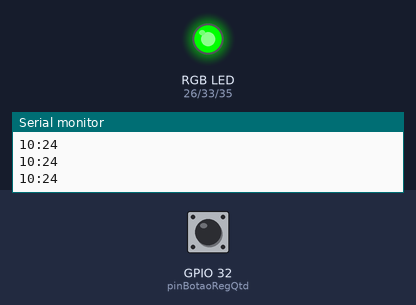
The sketch below on a simulated ESP32. Parts: an RGB LED mixed from three pins (HIGH = lit), the last lines printed to the serial monitor. Inputs (shaded band) come from the test bench; at power-on: GPIO 32 (pinBotaoRegQtd) HIGH. The local clock reads 2024-03-15 10:24:30 at power-on unless the sketch sets it.

Above: at 2.2 s.
2.3 s: GPIO 32 (pinBotaoRegQtd) pulled LOW for 0.15 s
At 3.7 s:
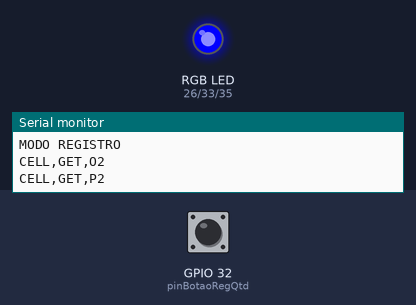
4.0 s: GPIO 32 (pinBotaoRegQtd) pulled LOW for 1 s
At 7.3 s:
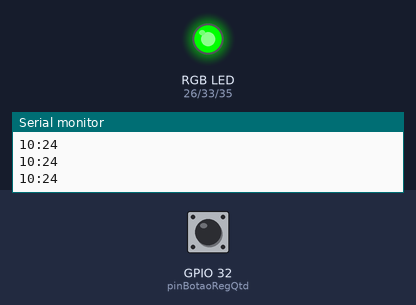
8.0 s: GPIO 32 (pinBotaoRegQtd) pulled LOW for 3.2 s
At 12.5 s:
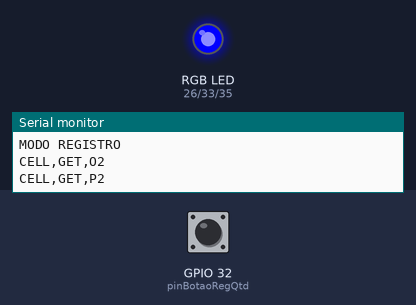
Timing chart, 0 to 14.0 s (numbered marks = the images above; inputs shaded):
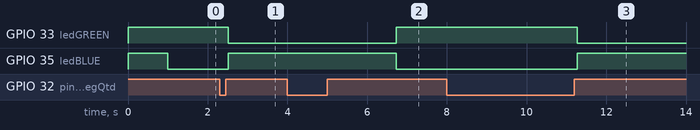

The sketch:

REMOTA_REV_1_RS232.ino
```cpp
/*
   REV. 1 ULTIMA ATUALIZACAO 10/01/2019
   PROGRAMADOR E DESENVOLVEDOR: ELIEZER MORAES SILVA
*/

// **************************************************************
// ******************* REMOTA RFID MANUTENÇÃO *******************
// **************************************************************

#include <Wire.h>
#include "RTClib.h"

#define delayScan 100
#define horaDisparoEmail 100000
#define quantidadeProdutos 110
#define ledRED 26
#define ledGREEN 33
#define ledBLUE 35
#define pinBotaoRegQtd 32

RTC_DS3231 rtc;

void atualizacaoHOSTparaREMOTA();
void registrarQuantidades();
void atualizaExcel();
void botaoRegistro();
void atualizaExcelColunaEspelho();
void setColorRGB();

String conteudo = "";
String codigoPartNumber = "";
String charPartNumber = "";
String quantity = "";
String comandoSETCelulaQuantidadeExcel = "CELL,SET,O";
String comandoSETCelulaADDExcel = "CELL,SET,P";
String comandoGETCelulaQuantidadeExcel = "CELL,GET,O";
String comandoGETCelulaADDExcel = "CELL,GET,P";
String comandoSETCelulaQuantidadeExcelEspelho = "CELL,SET,Q";
String hora = "";
String minuto = "";
String segundo = "";
String horaEmail = "";

bool modoRegistrar = true;
bool modoRegistarAnterior = true;
bool modoRegistro = true;
bool resetUpdate = false;
bool stopAtualizacao = false;
bool stopExcel = false;

int valorCorrecaoQuantidade = 0;
int posicaoRegistro = 0;
int posicaoLinhaExcel = 1;
int Reset = 0;
int dadosRecebidos = 0;
uint32_t tempoPausaEmail = 86400000; //24 horas

uint32_t delayEnvioEmail = 0;

void setup() {

  Serial.begin(38400);
  Serial1.begin(38400, SERIAL_8N1, 4, 2);   // INTERFACE DE COMUNICAÇÃO UART BLUETOOTH

  pinMode(ledRED, OUTPUT);
  pinMode(ledGREEN, OUTPUT);
  pinMode(ledBLUE, OUTPUT);
  pinMode(pinBotaoRegQtd, INPUT_PULLUP);

#ifndef ESP8266
  while (!Serial); // for Leonardo/Micro/Zero
#endif

  if (!rtc.begin()) {

    Serial.println("Couldn't find RTC");

    while (1) {

      digitalWrite(ledRED, LOW);
      digitalWrite(ledGREEN, HIGH);
      digitalWrite(ledBLUE, HIGH);
      delay(200);
      digitalWrite(ledRED, HIGH);
      digitalWrite(ledGREEN, HIGH);
      digitalWrite(ledBLUE, HIGH);
      delay(100);

    }
  }

  if (rtc.lostPower()) {
    Serial.println("RTC lost power, lets set the time!");
    // following line sets the RTC to the date & time this sketch was compiled
    rtc.adjust(DateTime(F(__DATE__), F(__TIME__)));
    // This line sets the RTC with an explicit date & time, for example to set
    // January 21, 2014 at 3am you would call:
    //rtc.adjust(DateTime(2019, 1, 17, 16, 29, 0));
  }

  digitalWrite(ledRED, LOW);
  digitalWrite(ledGREEN, HIGH);
  digitalWrite(ledBLUE, HIGH);

  delay(1000); //Espera 10 segundos para ocorrer o pareamento completo com a HOST

}

void loop() {

  DateTime now = rtc.now();

  hora = (now.hour());
  minuto = (now.minute());
  segundo = (now.second());
  horaEmail = hora + ':' + minuto; + ':' + segundo;

  Serial.println(horaEmail);

  botaoRegistro();

    if (horaEmail == "10:0") {

      Serial.println("Enviando e-mails!");

      stopExcel = false;
      dadosRecebidos = 0;

    }

    //if ((millis() - delayEnvioEmail) > tempoPausaEmail) {

    //stopExcel = false;
    //dadosRecebidos = 0;

    //}

  if (modoRegistro) {

    setColorRGB(0, 255, 0); // VERDE

    atualizacaoHOSTparaREMOTA();

  } else if (!modoRegistro) {

    setColorRGB(0, 0, 255); // BLUE

    registrarQuantidades();

  }

  delay(delayScan);

}

void atualizacaoHOSTparaREMOTA() {

  if (Serial1.available()) {

    conteudo = Serial1.readStringUntil('\n');

    if (conteudo.length() <= 9) {

      dadosRecebidos++;

      charPartNumber = conteudo.indexOf(',');
      codigoPartNumber = conteudo.substring(0, charPartNumber.toInt());
      quantity = conteudo.substring(charPartNumber.toInt() + 1, conteudo.length());

      /*Serial.print("STRING RECEBIDA: ");
        Serial.println(conteudo);
        Serial.print("PART NUMBER: ");
        Serial.println(codigoPartNumber);
        Serial.print("QUANTIDADE: ");
        Serial.println(quantity);*/

      if (!stopExcel && dadosRecebidos == quantidadeProdutos) {

        stopExcel = true;
        delayEnvioEmail = millis();

      }

      if (!stopExcel) atualizaExcel();

      if (stopExcel) atualizaExcelColunaEspelho();

    }
  }
}

void atualizaExcel() {

  codigoPartNumber = codigoPartNumber.toInt() + 1;

  String setQuantidadeCelula = comandoSETCelulaQuantidadeExcel + String(codigoPartNumber) + ',' + quantity.toInt();

  Serial.println(setQuantidadeCelula);

}

void atualizaExcelColunaEspelho() {

  codigoPartNumber = codigoPartNumber.toInt() + 1;

  String setQuantidadeCelula = comandoSETCelulaQuantidadeExcelEspelho + String(codigoPartNumber) + ',' + quantity.toInt();

  Serial.println(setQuantidadeCelula);

}

void botaoRegistro() {

  modoRegistrar = digitalRead(pinBotaoRegQtd);

  if (modoRegistrar && !modoRegistarAnterior) {

    modoRegistro = !modoRegistro;
    posicaoRegistro = 0;
    posicaoLinhaExcel = 1;
    Serial.println("MODO REGISTRO");

  }
  modoRegistarAnterior = modoRegistrar;
}

void registrarQuantidades() {

  posicaoRegistro++;
  posicaoLinhaExcel++;

  Serial.println(comandoGETCelulaQuantidadeExcel + String(posicaoLinhaExcel));  //COLUNA O
  int TEMPAnt = Serial.parseInt();
  Serial.println(comandoGETCelulaADDExcel + String(posicaoLinhaExcel));         //COLUNA P
  int TEMP = Serial.parseInt();

  valorCorrecaoQuantidade = TEMPAnt + TEMP;

  if (!stopExcel) {

    String setQuantidadeCelula = comandoSETCelulaQuantidadeExcel + String(posicaoLinhaExcel) + ',' + String(valorCorrecaoQuantidade);
    Serial.println(setQuantidadeCelula);

  } else {

    String setQuantidadeCelula = comandoSETCelulaQuantidadeExcelEspelho + String(posicaoLinhaExcel) + ',' + String(valorCorrecaoQuantidade);
    Serial.println(setQuantidadeCelula);

  }

  String setReset = comandoSETCelulaADDExcel + String(posicaoLinhaExcel) + ',' + String(Reset);
  Serial.println(setReset);

  Serial1.println(String(posicaoRegistro) + ',' + String(valorCorrecaoQuantidade));

  if (posicaoRegistro == quantidadeProdutos) {

    posicaoRegistro = 0;
    posicaoLinhaExcel = 1;
    modoRegistro = true;

  }
}

void setColorRGB(int vermelho, int verde, int azul) {

#ifdef COMMON_ANODE
  vermelho = 255 - vermelho;
  verde = 255 - verde;
  azul = 255 - azul;
#endif

  digitalWrite(ledRED, vermelho);
  digitalWrite(ledGREEN, verde);
  digitalWrite(ledBLUE, azul);

}
```

Measured:
- after the input at 2.3 s, GPIO 33 (ledGREEN): HIGH → LOW after 0.22 s; GPIO 35 (ledBLUE): LOW → HIGH after 0.22 s
- after the input at 4.0 s, GPIO 33 (ledGREEN): LOW → HIGH after 2.7 s; GPIO 35 (ledBLUE): HIGH → LOW after 2.7 s
- after the input at 8.0 s, GPIO 33 (ledGREEN): HIGH → LOW after 3.3 s; GPIO 35 (ledBLUE): LOW → HIGH after 3.3 s
